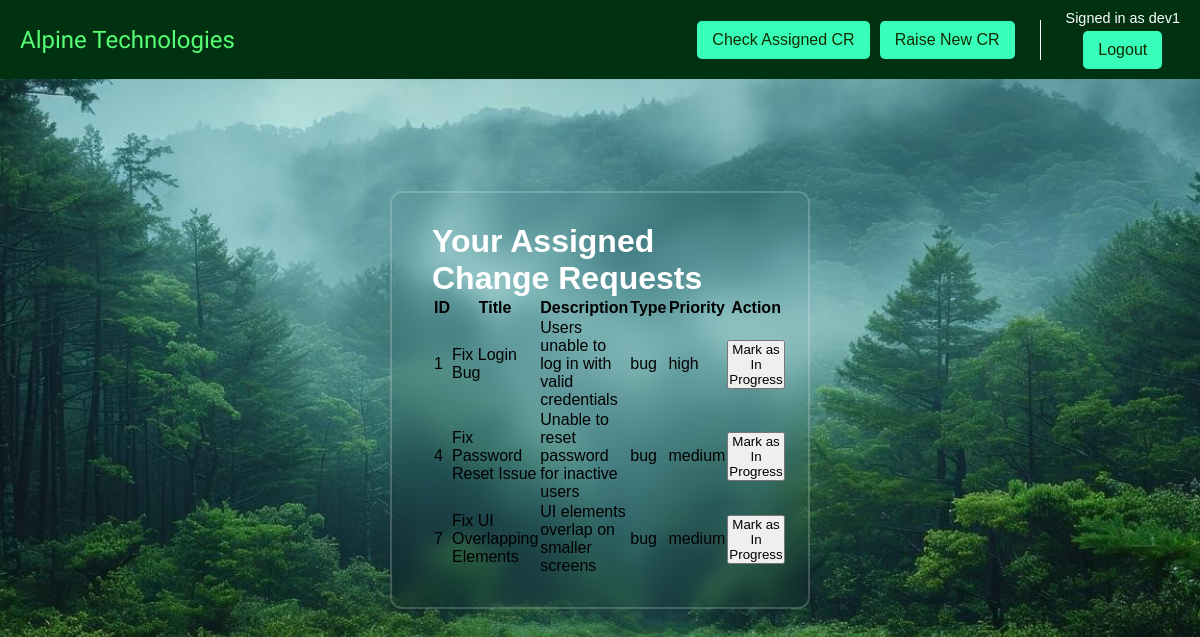
Page /checkcr.php (signed in) on the committed database.
### tables this page shows
CREATE TABLE crs (
  id int(11) NOT NULL,
  title varchar(100) NOT NULL,
  description text DEFAULT NULL,
  raised_by varchar(50) NOT NULL,
  raise_time timestamp NOT NULL DEFAULT current_timestamp(),
  status enum('unassigned','assigned','in_progress','completed') DEFAULT 'unassigned',
  assign_time timestamp NULL DEFAULT NULL,
  assigned_to varchar(50) DEFAULT NULL,
  completion_status enum('pending','completed') DEFAULT 'pending',
  cr_type varchar(100) DEFAULT NULL,
  cr_priority varchar(100) DEFAULT NULL
);

### checkcr.php (the view, shortened to what this page needs)
<?php
include('connect.php');
include('navbar.php');
$username = $_SESSION['username'];
$query = "SELECT id, title, description, cr_type, cr_priority, status
          FROM crs
          WHERE assigned_to = ? AND status != 'completed'";
$stmt = $conn->prepare($query);
$stmt->bind_param('s', $username);
$stmt->execute();
$result = $stmt->get_result();
?>
<!DOCTYPE html>
<html lang="en">
<head>
    <link rel="stylesheet" href="style2.css?v=1.0">
</head>
<body>
    <div class="container">
        <h1>Your Assigned Change Requests</h1>
        <?php if ($result->num_rows > 0): ?>
            <table>
                <thead>
                    <tr>
                        <th>ID</th>
                        <th>Title</th>
                        <th>Description</th>
                        <th>Type</th>
                        <th>Priority</th>
                        <th>Action</th>
                    </tr>
                </thead>
                <tbody>
                    <?php while ($row = $result->fetch_assoc()): ?>
                        <tr>
                            <td><?php echo $row['id']; ?></td>
                            <td><?php echo htmlspecialchars($row['title']); ?></td>
                            <td><?php echo htmlspecialchars($row['description']); ?></td>
                            <td><?php echo htmlspecialchars($row['cr_type']); ?></td>
                            <td><?php echo htmlspecialchars($row['cr_priority']); ?></td>
                            <td>
                                <?php if ($row['status'] === 'assigned'): ?>
                                    <form method="POST" action="mark_inprogress.php">
                                        <button type="submit">Mark as In Progress</button>
                                    </form>
                                <?php endif; ?>
                            </td>
                        </tr>
                    <?php endwhile; ?>
                </tbody>
            </table>
        <?php else: ?>
            <p>No CRs assigned to you.</p>
        <?php endif; ?>
    </div>
</body>
</html>

### style2.css (style rules this page uses)
* { margin: 0; padding: 0; box-sizing: border-box; font-family: Arial, "Helvetica Neue", Helvetica, sans-serif; }
body { display: flex; flex-direction: column; justify-content: center; align-items: center; min-height: 100vh; background: url(bg3.jpg) no-repeat; background-size: cover; background-position: center; }
.container { width: 420px; background:transparent; border: 2px solid rgba(255, 255, 255, .2); color: white; border-radius: 12px; padding: 30px 40px; backdrop-filter: blur(10px); }

### rows in the picture
crs: id "1", title "Fix Login Bug", description "Users unable to log in with valid credentials", cr_type "bug", cr_priority "high"
crs: id "4", title "Fix Password Reset Issue", description "Unable to reset password for inactive users", cr_type "bug", cr_priority "medium"
crs: id "7", title "Fix UI Overlapping Elements", description "UI elements overlap on smaller screens", cr_type "bug", cr_priority "medium"

### other values in the picture
$_SESSION['username'] "dev1"
